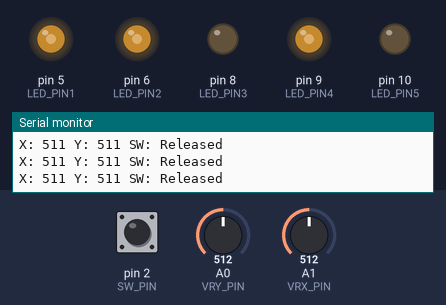
A sketch run on a simulated Arduino Uno, built with avr-gcc and run on an emulated ATmega328P. Parts: output pins drawn as LEDs (lit = HIGH), the last lines printed to the serial monitor. Dashed ring = blinking. The test bench sets the inputs (shaded band); at power-on: pin 2 (SW_PIN) HIGH, A0 (VRY_PIN) = 512, A1 (VRX_PIN) = 512.

Above: at 1.2 s.
1.3 s: pin 2 (SW_PIN) pulled LOW for 1 s
At 1.55 s:
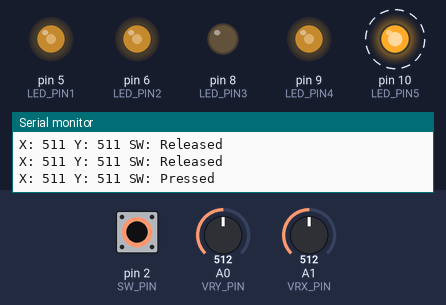
4.3 s: A0 (VRY_PIN) set to 26
At 5.1 s:
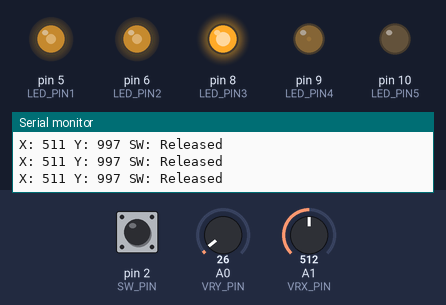
5.8 s: A0 (VRY_PIN) set to 21
At 6.8 s:
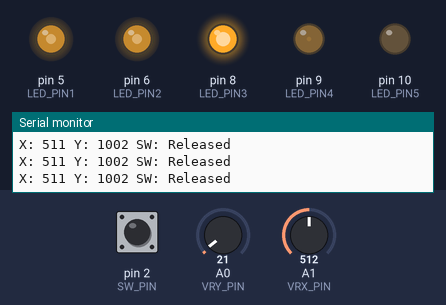
8.8 s: A1 (VRX_PIN) set to 25
At 9.7 s:
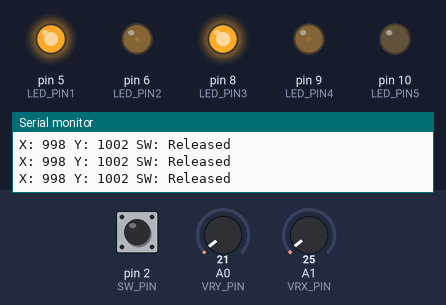
10.3 s: A1 (VRX_PIN) set to 21
At 11.2 s:
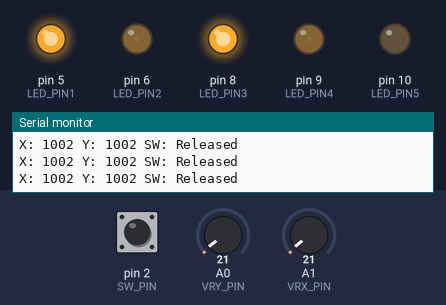
13.3 s: pin 2 (SW_PIN) pulled LOW for 0.15 s
At 14.7 s:
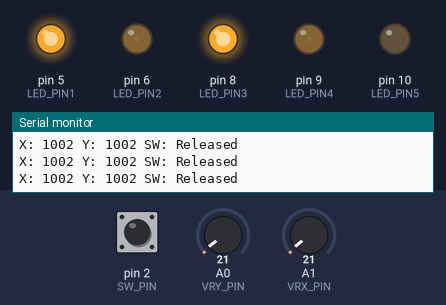
Timing chart, 0 to 15.9 s (numbered marks = the images above; inputs shaded):
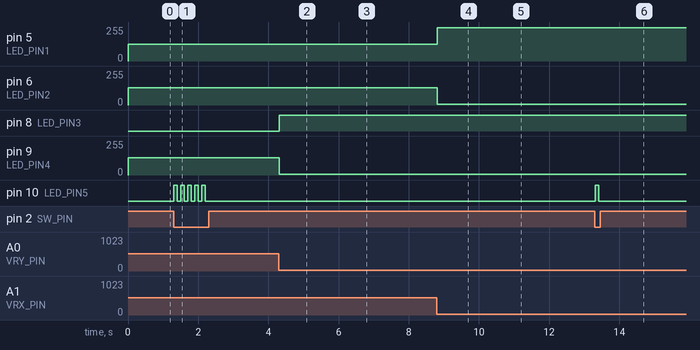

Measured:
- after the input at 1.3 s, pin 10 (LED_PIN5): alternates HIGH for 0.10 s and LOW for 0.10 s, 10 changes in all, then stays LOW, starting at once
- after the input at 4.3 s, pin 8 (LED_PIN3): LOW → HIGH at once; pin 9 (LED_PIN4): 128/255 → 7/255 at once
- after the input at 5.8 s, pin 9 (LED_PIN4): 7/255 → 6/255 at once
- after the input at 8.8 s, pin 5 (LED_PIN1): 127/255 → 248/255 at once; pin 6 (LED_PIN2): 128/255 → 7/255 at once
- after the input at 10.3 s, pin 5 (LED_PIN1): 248/255 → 249/255 at once; pin 6 (LED_PIN2): 7/255 → 6/255 at once
- after the input at 13.3 s, pin 10 (LED_PIN5): LOW → HIGH at once, → LOW 0.10 s later

The sketch:

joystick_led.ino
```cpp
// Joystick pinleri
#define VRX_PIN   A1   // X ekseni
#define VRY_PIN   A0   // Y ekseni
#define SW_PIN    2    // Joystick düğme pini (dijital giriş)

// LED pinleri
#define LED_PIN1  5    // X ekseni LED1 / Sol
#define LED_PIN2  6    // X ekseni LED2
#define LED_PIN3  8    // Y ekseni LED3 / Yukarı
#define LED_PIN4  9    // Y ekseni LED4
#define LED_PIN5  10   // Joystick'e basınca yanıp sönen LED

void setup() {
  pinMode(VRX_PIN, INPUT);
  pinMode(VRY_PIN, INPUT);
  pinMode(SW_PIN, INPUT_PULLUP); // Joystick SW pini, pull-up aktif

  pinMode(LED_PIN1, OUTPUT);
  pinMode(LED_PIN2, OUTPUT);
  pinMode(LED_PIN3, OUTPUT);
  pinMode(LED_PIN4, OUTPUT);
  pinMode(LED_PIN5, OUTPUT);

  Serial.begin(9600);
}

void loop() {
  // Joystick eksenlerini oku
  int xValue = analogRead(VRX_PIN);
  int yValue = analogRead(VRY_PIN);
  int swState = digitalRead(SW_PIN); // LOW → basılı
  xValue = 1023-xValue;
  yValue = 1023-yValue;


  // PWM parlaklık hesaplamaları
  int brightness1 = map(xValue, 0, 1023, 0, 255);
  int brightness2 = 255 - brightness1;
  int brightness3 = map(yValue, 0, 1023, 0, 255);
  int brightness4 = 255 - brightness3;

  // LED'leri ayarla
  analogWrite(LED_PIN1, brightness1);
  analogWrite(LED_PIN2, brightness2);
  analogWrite(LED_PIN3, brightness3);
  analogWrite(LED_PIN4, brightness4);

  // Switch'e basılmışsa LED5 yanıp sönsün
  if (swState == LOW) {
    digitalWrite(LED_PIN5, HIGH);
    delay(100);
    digitalWrite(LED_PIN5, LOW);
    delay(100);
  } else {
    digitalWrite(LED_PIN5, LOW); // basılmıyorsa LED5 kapalı
  }

  // Seri monitör için bilgi
  Serial.print("X: ");
  Serial.print(xValue);
  Serial.print(" Y: ");
  Serial.print(yValue);
  Serial.print(" SW: ");
  Serial.println(swState == LOW ? "Pressed" : "Released");
}
```
